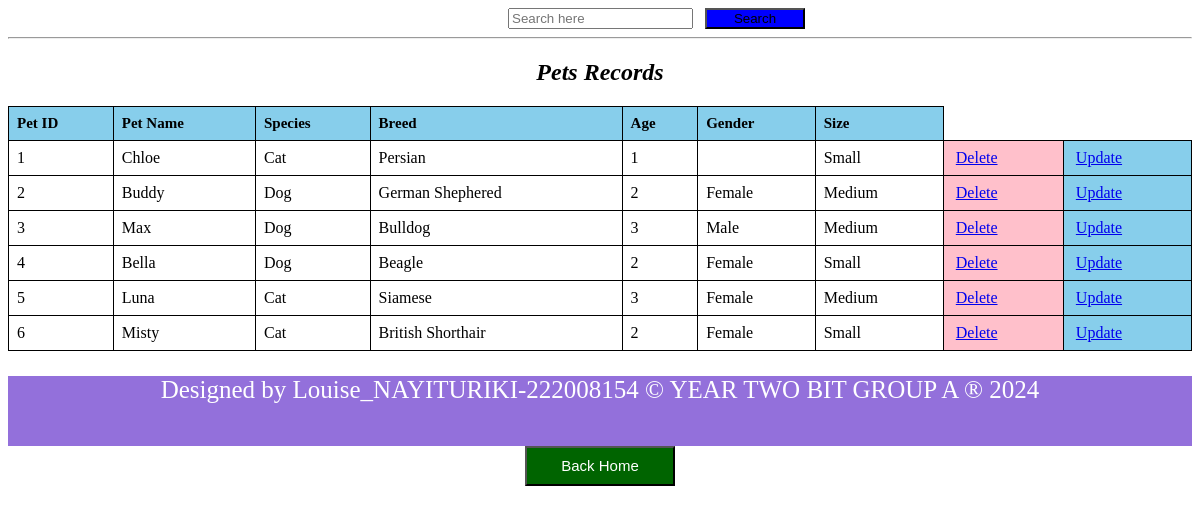
The app's page /petstable.php with its own data.
### tables this page shows
CREATE TABLE `pets` (
  `pet_id` int(11) NOT NULL,
  `name` varchar(255) NOT NULL,
  `species` varchar(100) NOT NULL,
  `breed` varchar(100) DEFAULT NULL,
  `age` int(11) DEFAULT NULL,
  `gender` enum('Male','Female','Other') DEFAULT NULL,
  `size` enum('Small','Medium','Large') DEFAULT NULL
);

### petstable.php (the view, shortened to what this page needs)
<!DOCTYPE html>
<html>
<head>
</head>
<body>
<div style="margin-left: 500px;"><form action="petsearch.php" method="GET">
      <input type="search" name="query" placeholder="Search here">&nbsp;&nbsp;&nbsp;<button type="submit" style="background-color: blue;width: 100px;">Search</button>
    </form></div>
<hr>
    <center>
    <h2><i>Pets Records</i></h2>
    </center>
    <table>
        <tr>
            <th>Pet ID</th>
            <th>Pet Name</th>
            <th>Species</th>
            <th>Breed</th>
            <th>Age</th>
            <th>Gender</th>
            <th>Size</th>
        </tr>
        <?php
            require_once 'dbconnection.php';
            $sql = "SELECT * FROM Pets";
            $result = $connection->query($sql);
            if ($result->num_rows > 0) {
                while ($row = $result->fetch_assoc()) {
                    $pid = $row['pet_id'];
                    echo "<tr>
                        <td>" . $row['pet_id'] . "</td>
                        <td>" . $row['name'] . "</td>
                        <td>" . $row['species'] . "</td>
                        <td>" . $row['breed'] . "</td>
                        <td>" . $row['age'] . "</td>
                        <td>" . $row['gender'] . "</td>
                        <td>" . $row['size'] . "</td>
                        <td style='background-color:pink'><a style='padding:4px' href='deletepet.php?id=$pid'>Delete</a></td>
                      <td style='background-color:skyblue'><a style='padding:4px' href='updatepet.php?id=$pid'>Update</a></td>
                    </tr>";
                }
            } else {
                echo "<tr><td colspan='8'>No records found</td></tr>";
            }
        ?>
    </table>
<footer style="background-color:mediumpurple;text-align: center;width:100%;height:70px; color: white;font-size: 25px;">
    <p> Designed by Louise_NAYITURIKI-222008154 &copy YEAR TWO BIT GROUP A &reg 2024</p>
</footer>
<center>
    <button style="background-color: darkgreen; width: 150px;height: 40px;" >
        <a href="home.html" style=" font-size: 15px;color: white;text-decoration: none" >Back Home</a>
    </button>
</center>
</body>
</html>

### petstable.php (style rules this page uses)
table { width: 100%; border-collapse: collapse; }
th, td { border: 1px solid black; padding: 8px; text-align: left; }
th { background-color: skyblue; color: black; font-size: 15px; }

### records on screen
pets: pet_id "1", name "Chloe", species "Cat", breed "Persian", age "1", size "Small"
pets: pet_id "2", name "Buddy", species "Dog", breed "German Shephered", age "2", gender "Female", size "Medium"
pets: pet_id "3", name "Max", species "Dog", breed "Bulldog", age "3", gender "Male", size "Medium"
pets: pet_id "4", name "Bella", species "Dog", breed "Beagle", age "2", gender "Female", size "Small"
pets: pet_id "5", name "Luna", species "Cat", breed "Siamese", age "3", gender "Female", size "Medium"
pets: pet_id "6", name "Misty", species "Cat", breed "British Shorthair", age "2", gender "Female", size "Small"
